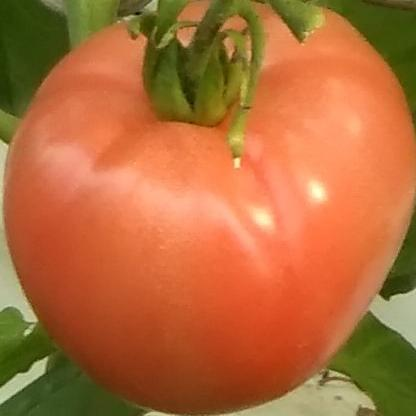
#> input picture task_1/train/fully_ripened/001fr.jpg, 416 x 416 px; its folder holds only this picture in this run
$ jupyter execute solution.ipynb
#> lines starting #> are read from the running program, lines starting #| are printed output that depends on the picture
Решал похожую задачу летом (в том решении есть ошибки), но, так как здесь очень мало изображений и решается немного другая задача, оставил только более-менее значимые признаки.

https://colab.research.google.com/drive/1D4JlqYb0l_hqhe4XxcG9wIvN9lXsNImJ?usp=sharing

# Извлечение признаков

[cell 1]
import os
from glob import glob
from typing import Union, List
from pathlib import Path

import numpy as np
import pandas as pd

import cv2
from skimage.feature import graycomatrix, graycoprops, local_binary_pattern
from skimage.color import rgb2gray, rgb2hsv, rgb2lab

from sklearn.ensemble import RandomForestClassifier
from sklearn.neighbors import KNeighborsClassifier

[cell 2]
import warnings
warnings.filterwarnings("ignore", message="X does not have valid feature names")

[cell 3]
RESIZE_TO = (512, 512)
LBP_RADIUS = 3
LBP_POINTS = 8 * LBP_RADIUS
GLCM_DISTANCES = [1]
GLCM_ANGLES = [0, np.pi/4, np.pi/2, 3*np.pi/4]

def extract_features(image_path: Union[str, Path]) -> List[float]:
    """Извлекает признаки из изображения"""
#> called with image_path = './train/fully_ripened/001fr.jpg'
    # Загрузка и предобработка
    image = cv2.imread(image_path)
#> image is the input picture: shape (416, 416, 3); mean B, G, R 57.5, 107.4, 178.6
    image = cv2.cvtColor(image, cv2.COLOR_BGR2RGB)
    image = cv2.resize(image, RESIZE_TO)
#> image: shape (512, 512, 3)
    blurred = cv2.GaussianBlur(image, (5, 5), 0)

    gray = rgb2gray(blurred)
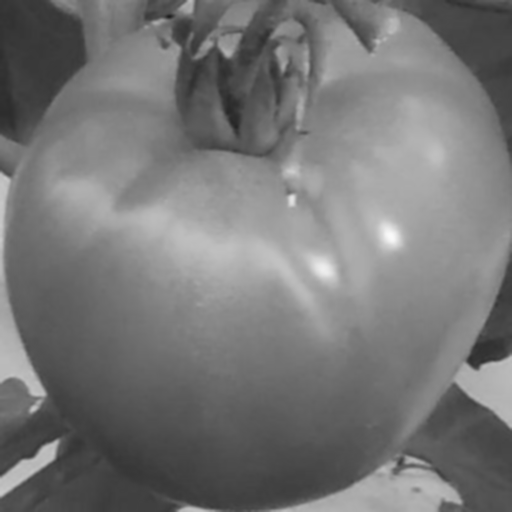
#> gray: shape (512, 512) float64; min 0.116, max 0.983, mean 0.466
    hsv = rgb2hsv(blurred)
#> hsv: shape (512, 512, 3) float64; mean of channels 0, 1, 2 0.09, 0.701, 0.71
    lab = rgb2lab(blurred)
#> lab: shape (512, 512, 3) float64; mean of channels 0, 1, 2 52.7, 22.9, 40

    features = []

    ### 1. ЦВЕТОВЫЕ ПРИЗНАКИ
    # RGB (без канала B)
    red_mean = np.mean(blurred[:, :, 0])
#> red_mean = 178.5
    green_mean = np.mean(blurred[:, :, 1])
#> green_mean = 107.3
    features.extend([red_mean, green_mean])

    # Отношение зелёного канала к красному
    r_g_ratio = red_mean / (green_mean + 1e-7)
#> r_g_ratio = 1.66
    features.append(r_g_ratio)

    # Разность зелёного и красного каналов
    r_minus_g = red_mean - green_mean
#> r_minus_g = 71.24
    features.append(r_minus_g)

    # HSV
    h_mean = np.mean(hsv[:, :, 0])
#> h_mean = 0.09
    s_mean = np.mean(hsv[:, :, 1])
#> s_mean = 0.701
    v_mean = np.mean(hsv[:, :, 2])
#> v_mean = 0.71
    features.extend([h_mean, s_mean, v_mean])

    # LAB (без канала B)
    l_mean = np.mean(lab[:, :, 0])
#> l_mean = 52.73
    a_mean = np.mean(lab[:, :, 1])
#> a_mean = 22.88
    features.extend([l_mean, a_mean])

    # Стандартные отклонения для каналов Hue и Red
    features.append(np.std(hsv[:, :, 0]))
    features.append(np.std(blurred[:, :, 0]))

    ### 3. ТЕКСТУРА (GLCM)
    glcm = graycomatrix(
        (gray * 255).astype(np.uint8),
        distances=GLCM_DISTANCES,
        angles=GLCM_ANGLES,
        levels=256,
        symmetric=True
    )

    # Только contrast и homogeneity
    contrast = graycoprops(glcm, "contrast").ravel()
#> contrast = [6.59, 14.4, 7.31, 12.48]
    homogeneity = graycoprops(glcm, "homogeneity").ravel()
#> homogeneity = [0.665, 0.588, 0.652, 0.566]

    features.extend(contrast)
    features.extend(homogeneity)

    ### 4. LBP

    lbp = local_binary_pattern((gray * 255).astype(np.uint8), P=LBP_POINTS, R=LBP_RADIUS, method="uniform")
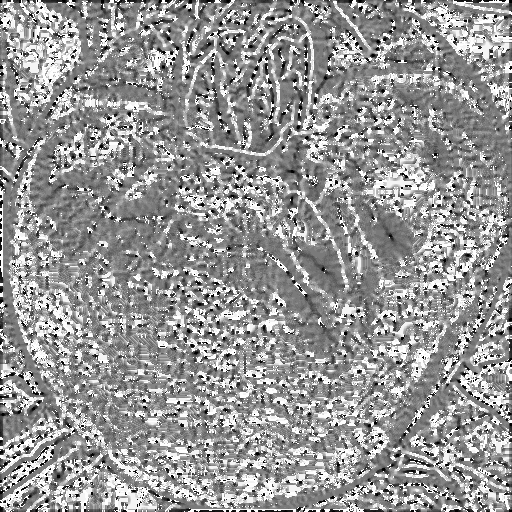
#> lbp: shape (512, 512) float64; min 0, max 25, mean 14.8; drawn with min black and max white

    hist, _ = np.histogram(lbp, bins=10, range=(0, LBP_POINTS + 2))
#> hist = [5563, 7546, 8161, 33409, 54346, 60242, 25951, 9791, 8229, 48906]
    hist = hist.astype("float") / (hist.sum() + 1e-7)
#> hist = [0.0212, 0.0288, 0.0311, 0.127, 0.207, 0.23, 0.099, 0.0373, 0.0314, 0.187]
    features.extend(hist)

    ### 5. ГИСТОГРАММЫ

    # Гистограмма Hue
    hsv_cv = cv2.cvtColor(blurred, cv2.COLOR_RGB2HSV)
#> hsv_cv: shape (512, 512, 3); mean H, S, V 16.2, 178.6, 181.1
    hue_hist = cv2.calcHist([hsv_cv], [0], None, [8], [0, 180]).flatten()
#> hue_hist = [191760, 70377, 7, 0, 0, 0, 0, 0]
    hue_hist = hue_hist / (hue_hist.sum() + 1e-7)
#> hue_hist = [0.732, 0.268, 2.67e-05, 0, 0, 0, 0, 0]
    features.extend(hue_hist)

    # Гистограмма Red
    red_hist = cv2.calcHist([blurred], [0], None, [8], [0, 256]).flatten()
#> red_hist = [0, 21329, 24331, 20132, 20312, 38648, 49878, 87514]
    red_hist = red_hist / (red_hist.sum() + 1e-7)
#> red_hist = [0, 0.0814, 0.0928, 0.0768, 0.0775, 0.147, 0.19, 0.334]
    features.extend(red_hist)

    # Гистограмма Saturation
    sat_hist = cv2.calcHist([hsv_cv], [1], None, [8], [0, 256]).flatten()
#> sat_hist = [0, 4079, 7748, 8690, 42505, 93486, 89351, 16285]
    sat_hist = sat_hist / (sat_hist.sum() + 1e-7)
#> sat_hist = [0, 0.0156, 0.0296, 0.0331, 0.162, 0.357, 0.341, 0.0621]
    features.extend(sat_hist)

    return features

[cell 4]
dataset_path = "./train"
classes = ["fully_ripened", "half_ripened", "green"]

class_to_label = {cls: i for i, cls in enumerate(classes)}

data = []
labels = []

for class_name in classes:
    image_paths = []
    for ext in ["*.jpg"]:
        image_paths.extend(glob(os.path.join(dataset_path, class_name, ext)))

    for path in image_paths:
        features = extract_features(path)
#> features = 53 values, max 178.5 at index 0, min 0 at index 32, mean 10.35
#> pass 3 of the loop `for class_name in classes:`:
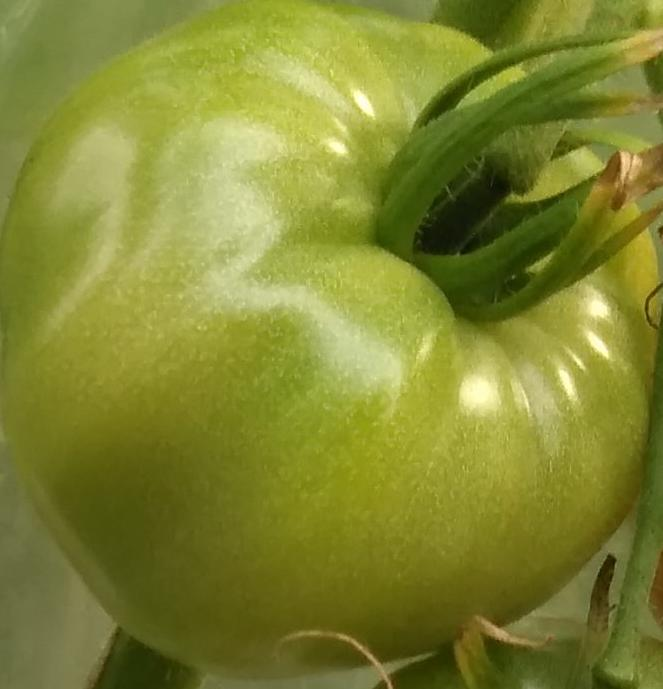
#> input picture task_1/train/green/001g.jpg, 663 x 689 px
#> in extract_features, image is the input picture: shape (689, 663, 3); mean B, G, R 49.2, 133.8, 128.6
#> in extract_features (call 2), `gray = rgb2gray(blurred)`:
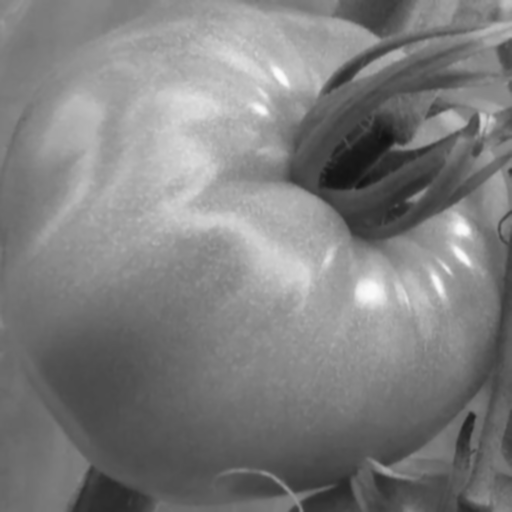
#> gray: shape (512, 512) float64; min 0.0678, max 0.988, mean 0.496
#> hsv: shape (512, 512, 3) float64; mean of channels 0, 1, 2 0.178, 0.668, 0.528
#> lab: shape (512, 512, 3) float64; mean of channels 0, 1, 2 53.4, -13.5, 42.7
#> red_mean = 128.5
#> green_mean = 133.7
#> r_g_ratio = 0.961
#> r_minus_g = -5.21
#> h_mean = 0.178
#> s_mean = 0.668
#> v_mean = 0.528
#> l_mean = 53.44
#> a_mean = -13.46
#> contrast = [6.27, 14.35, 7.17, 11.52]
#> homogeneity = [0.555, 0.455, 0.552, 0.48]
#> in extract_features (call 2), `lbp = local_binary_pattern((gray * 255).astype(np.uint8), P=LBP_POINTS..`:
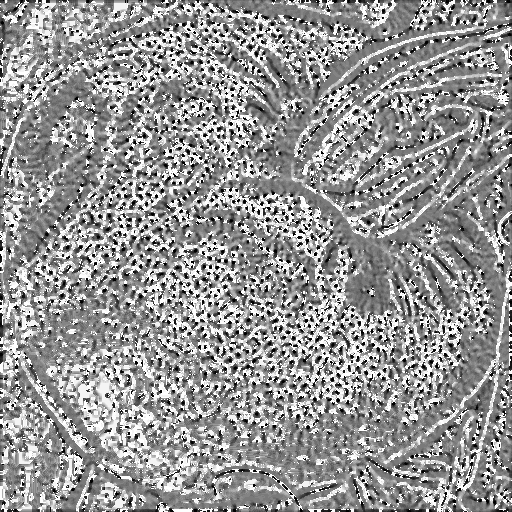
#> lbp: shape (512, 512) float64; min 0, max 25, mean 14.7; drawn with min black and max white
#> in extract_features (call 2), `hist, _ = np.histogram(lbp, bins=10, range=(0, LBP_POINTS + 2))`: hist = [10414, 12118, 11011, 31625, 46500, 50565, 24204, 11318, 9470, 54919]
#> in extract_features (call 2), `hist = hist.astype("float") / (hist.sum() + 1e-7)`: hist = [0.0397, 0.0462, 0.042, 0.121, 0.177, 0.193, 0.0923, 0.0432, 0.0361, 0.209]
#> hsv_cv: shape (512, 512, 3); mean H, S, V 32, 170.3, 134.5
#> in extract_features (call 2), `hue_hist = cv2.calcHist([hsv_cv], [0], None, [8], [0, 180]).flatten()`: hue_hist = [2002, 260141, 1, 0, 0, 0, 0, 0]
#> in extract_features (call 2), `hue_hist = hue_hist / (hue_hist.sum() + 1e-7)`: hue_hist = [0.00764, 0.992, 3.81e-06, 0, 0, 0, 0, 0]
#> in extract_features (call 2), `red_hist = cv2.calcHist([blurred], [0], None, [8], [0, 256]).flatten()`: red_hist = [2010, 13513, 42556, 73479, 64029, 51055, 13997, 1505]
#> in extract_features (call 2), `red_hist = red_hist / (red_hist.sum() + 1e-7)`: red_hist = [0.00767, 0.0515, 0.162, 0.28, 0.244, 0.195, 0.0534, 0.00574]
#> in extract_features (call 2), `sat_hist = cv2.calcHist([hsv_cv], [1], None, [8], [0, 256]).flatten()`: sat_hist = [17, 267, 11598, 35524, 48015, 71393, 77230, 18100]
#> in extract_features (call 2), `sat_hist = sat_hist / (sat_hist.sum() + 1e-7)`: sat_hist = [6.48e-05, 0.00102, 0.0442, 0.136, 0.183, 0.272, 0.295, 0.069]
#> features = 53 values, max 133.7 at index 1, min -13.46 at index 8, mean 7.28
        if features is not None:
            data.append(features)
            labels.append(class_to_label[class_name])

columns = [
    "R_mean", "G_mean", "R_G_ratio", "R_minus_G",
    "H_mean", "S_mean", "V_mean",
    "L_mean", "A_mean",
    "H_std", "R_std",
    *[f"GLCM_contrast_{i}" for i in range(4)],
    *[f"GLCM_homogeneity_{i}" for i in range(4)],
    *[f"LBP_{i}" for i in range(10)],
    *[f"Hist_H_{i}" for i in range(8)],
    *[f"Hist_R_{i}" for i in range(8)],
    *[f"Hist_S_{i}" for i in range(8)]
]

df = pd.DataFrame(data, columns=columns)
#> df = table of 2 rows and 53 columns
df["label"] = labels
df.to_csv("tomato_features_train.csv", index=False)

# Обучение

[cell 5]
# Чтение файла
df = pd.read_csv("tomato_features_train.csv")

# Разделение на признаки и целевую переменную
X = df.drop("label", axis=1)
y = df["label"]

# Обучение Random Forest
rf_classifier = RandomForestClassifier(n_estimators=100, random_state=2025)
rf_classifier.fit(X, y)

# Обучение KNN
knn_classifier = KNeighborsClassifier(n_neighbors=3)
knn_classifier.fit(X, y)

[cell 6]
feature_importance = rf_classifier.feature_importances_

indices = np.argsort(feature_importance)[::-1]

print("Важность признаков:")
for i, idx in enumerate(indices):
    print(f"{i+1}. {columns[idx]}: {feature_importance[idx]:.4f}")

# Классификация

[cell 7]
dataset_path = "./test"

[cell 8]
image_paths = []
for ext in ["*.jpg"]:
    image_paths.extend(glob(os.path.join(dataset_path, ext)))

[cell 9]
def classify_tomato(image_path: Union[str, Path], model) -> int:
    "Классифицирует изображение томата с помощью заданной модели"
    features = extract_features(image_path)

    y_proba = model.predict_proba([features])[0]
    predicted_class = np.argmax(y_proba)

    return int(predicted_class) + 1

[cell 10]
with open("rf_answer.txt", "w") as file:
    for i, image_path in enumerate(image_paths):
        tomato_class = classify_tomato(image_path, rf_classifier)
        if i == len(image_paths) - 1:
            file.write(str(tomato_class))
        else:
            file.write(str(tomato_class) + "\n")

[cell 11]
with open("knn_answer.txt", "w") as file:
    for i, image_path in enumerate(image_paths):
        tomato_class = classify_tomato(image_path, knn_classifier)
        if i == len(image_paths) - 1:
            file.write(str(tomato_class))
        else:
            file.write(str(tomato_class) + "\n")

[cell 12]
with open("rf_answer.txt") as f1, open("knn_answer.txt") as f2:
    for i, (line1, line2) in enumerate(zip(f1, f2)):
        if line1.strip() != line2.strip():
            print(f"Строка {i+1}: {line1.strip()} != {line2.strip()}")

[cell 13]
with open("answer.txt", "w") as file:
    for i, image_path in enumerate(image_paths):
        tomato_class = classify_tomato(image_path, rf_classifier)
        if i == len(image_paths) - 1:
            file.write(str(tomato_class))
        else:
            file.write(str(tomato_class) + "\n")

[cell 14]
with open("answer_resized.txt") as f1, open("answer_without_resize.txt") as f2:
#> (reads task_1/experimental/answer_resized.txt from the repository)
#> (reads task_1/experimental/answer_without_resize.txt from the repository)
    for i, (line1, line2) in enumerate(zip(f1, f2)):
        if line1.strip() != line2.strip():
            print(f"Строка {i+1}: {line1.strip()} != {line2.strip()}")
